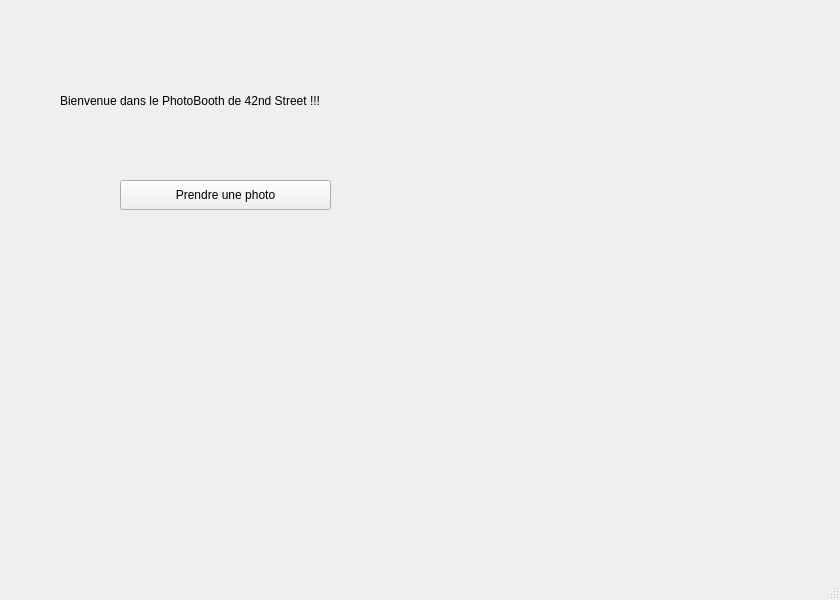
<?xml version="1.0" encoding="UTF-8"?>
<ui version="4.0">
 <class>WelcomeWindow</class>
 <widget class="QMainWindow" name="WelcomeWindow">
  <property name="geometry">
   <rect>
    <x>0</x>
    <y>0</y>
    <width>840</width>
    <height>600</height>
   </rect>
  </property>
  <property name="windowTitle">
   <string>Bienvenue  !</string>
  </property>
  <widget class="QWidget" name="centralwidget">
   <widget class="QPushButton" name="takeButton">
    <property name="geometry">
     <rect>
      <x>120</x>
      <y>180</y>
      <width>211</width>
      <height>30</height>
     </rect>
    </property>
    <property name="text">
     <string>Prendre une photo</string>
    </property>
   </widget>
   <widget class="QLabel" name="label">
    <property name="geometry">
     <rect>
      <x>60</x>
      <y>70</y>
      <width>401</width>
      <height>61</height>
     </rect>
    </property>
    <property name="text">
     <string>Bienvenue dans le PhotoBooth de 42nd Street !!!</string>
    </property>
   </widget>
  </widget>
  <widget class="QStatusBar" name="statusbar"/>
 </widget>
 <resources/>
 <connections/>
</ui>
